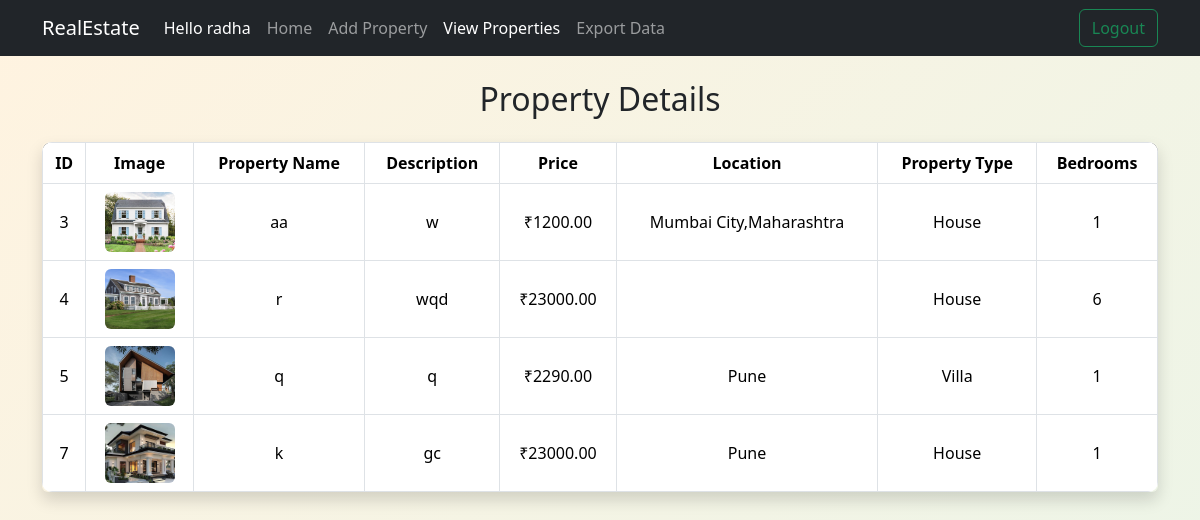
Screenshot of /viewProperties.php (signed in) with the database file from the repository.
### tables this page shows
CREATE TABLE `properties` (
  `id` int(11) NOT NULL AUTO_INCREMENT,
  `property_name` varchar(100) DEFAULT NULL,
  `description` text DEFAULT NULL,
  `price` decimal(10,2) DEFAULT NULL,
  `location` varchar(100) DEFAULT NULL,
  `property_type` varchar(100) DEFAULT NULL,
  `bedrooms` int(11) DEFAULT NULL,
  `image` varchar(255) DEFAULT NULL,
  `user_id` int(11) DEFAULT NULL,
  `created_at` timestamp NOT NULL DEFAULT current_timestamp(),
  PRIMARY KEY (`id`),
  KEY `user_id` (`user_id`),
  CONSTRAINT `properties_ibfk_1` FOREIGN KEY (`user_id`) REFERENCES `users` (`id`)
);

### viewProperties.php (the view, shortened to what this page needs)
<?php
include 'db.php';
$result = $conn->query("SELECT * FROM properties");
?>
<!doctype html>
<html lang="en">
<head>
    <link href="https://cdn.jsdelivr.net/npm/bootstrap@5.3.8/dist/css/bootstrap.min.css" rel="stylesheet">
</head>
<body>
<header>
            <nav
                class="navbar navbar-expand-sm navbar-dark bg-dark"
            >
                <div class="container">
                    <a class="navbar-brand" href="#">RealEstate</a>
                    <div class="collapse navbar-collapse" id="collapsibleNavId">
                        <ul class="navbar-nav me-auto mt-2 mt-lg-0">
                            <li class="nav-item">
                                <a class="nav-link active" href="#" aria-current="page"
                                    >Hello <?php echo $_SESSION["name"];?>
                                    <span class="visually-hidden">(current)</span></a
                                >
                            </li>
                            <li class="nav-item">
                                <a class="nav-link" href="dashboard.php">Home</a>
                            </li>
                            <li class="nav-item">
                                <a class="nav-link" href="addProperty.php">Add Property</a>
                            </li>
                            <li class="nav-item">
                                <a class="nav-link active" href="viewProperties.php">View Properties</a>
                            </li>
                            <li class="nav-item">
                                <a class="nav-link" href="pdf.php">Export Data</a>
                            </li>
                        </ul>
                        <form class="d-flex" action="logout.php">
                            <button class="btn btn-outline-success">Logout</button>
                        </form>
                    </div>
                </div>
            </nav>
        </header>
<div class="container mt-4">
    <h2 class="text-center mb-4">Property Details</h2>
    <div class="table-responsive shadow rounded">
        <table class="table table-bordered table-hover text-center mb-0">
            <thead>
                <tr>
                    <th>ID</th>
                    <th>Image</th>
                    <th>Property Name</th>
                    <th>Description</th>
                    <th>Price</th>
                    <th>Location</th>
                    <th>Property Type</th>
                    <th>Bedrooms</th>
                </tr>
            </thead>
            <tbody>
                <?php while ($row = $result->fetch_assoc()) { ?>
                <tr>
                    <td><?php echo $row["id"]; ?></td>
                    <td>
                        <img class="property-img"
                             src="uploads/<?php echo $row["image"]; ?>"
                             alt="Property image">
                    </td>
                    <td><?php echo $row["property_name"]; ?></td>
                    <td><?php echo $row["description"]; ?></td>
                    <td>₹<?php echo $row["price"]; ?></td>
                    <td><?php echo $row["location"]; ?></td>
                    <td><?php echo $row["property_type"]; ?></td>
                    <td><?php echo $row["bedrooms"]; ?></td>
                </tr>
                <?php } ?>
            </tbody>
        </table>
    </div>
</div>
</body>
</html>

### viewProperties.php (style rules this page uses)
body { background: linear-gradient(-45deg, #e3f2fd, #fce4ec, #e8f5e9, #fff3e0); background-size: 400% 400%; animation: gradient 10s ease infinite; }
table { background-color: white; border-radius: 10px; overflow: hidden; }
thead { background: linear-gradient(90deg, #212529, #495057, #212529); color: white; }
tbody tr { transition: 0.3s; }
tbody td { vertical-align: middle; }
.property-img { width: 70px; height: 60px; object-fit: cover; border-radius: 6px; }

### rows the page displays
properties: id "3", image (picture), property_name "aa", description "w", price "1200.00", location "Mumbai City,Maharashtra", property_type "House", bedrooms "1"
properties: id "4", image (picture), property_name "r", description "wqd", price "23000.00", property_type "House", bedrooms "6"
properties: id "5", image (picture), property_name "q", description "q", price "2290.00", location "Pune", property_type "Villa", bedrooms "1"
properties: id "7", image (picture), property_name "k", description "gc", price "23000.00", location "Pune", property_type "House", bedrooms "1"

### other values shown
$_SESSION["name"] "radha"
